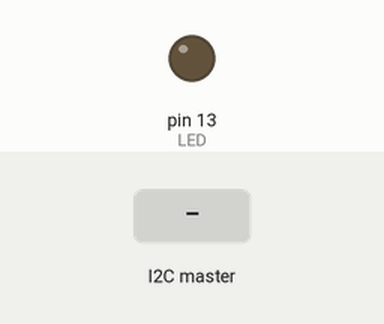
A sketch run on a simulated Arduino Uno, built with avr-gcc and run on an emulated ATmega328P. Parts: output pins drawn as LEDs (lit = HIGH). Inputs (shaded band) come from the test bench.

Above: at 1.2 s.
1.3 s: the I2C master sends the byte 1
At 1.6 s:
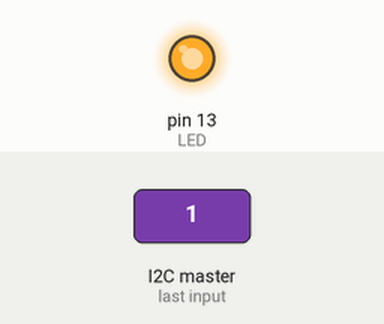
2.8 s: the I2C master sends the byte 0
At 3.9 s:
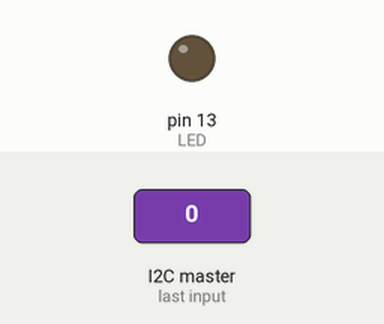
4.3 s: the I2C master sends the byte 2
At 5.1 s:
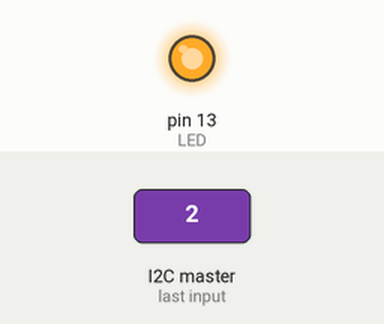
Timing chart, 0 to 7.3 s (numbered marks = the images above; inputs shaded):
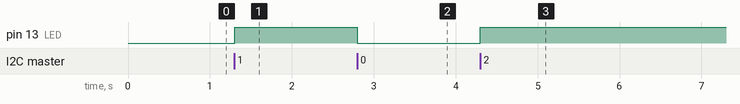

Measured:
- after the input at 1.3 s, pin 13 (LED): LOW → HIGH at once
- after the input at 2.8 s, pin 13 (LED): HIGH → LOW at once
- after the input at 4.3 s, pin 13 (LED): LOW → HIGH at once

The sketch:

slave.ino
```cpp
#include <Wire.h>
int LED = 13 ;
int Rxcommand = 0 ;
void setup ( ) {
  // Def ine the LED pin as output
  pinMode (LED, OUTPUT) ;
  Serial.begin (9600) ;
  Wire.begin (5) ; // Join as Slav e on addr e s s 5
  // Attach a f unc t i on to t r i g g e r when something i s r e c e i v e d .
  Wire.onReceive ( receiveEvent ) ;
  Wire.onRequest(requestEvent);
}
void receiveEvent ( int bytes ) {
  Rxcommand = Wire.read() ; // Read one c h a r a c t e r from the I2C
  if (Rxcommand == 0)
    digitalWrite (LED, LOW) ;
  else
    digitalWrite (LED, HIGH) ;
}
void requestEvent() {
  Wire.write("hi"); // respond with message of 6 bytes
}

void loop ( ) {
  delay(500);
}
```
